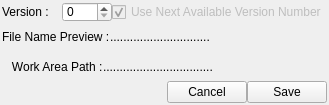
<?xml version="1.0" encoding="UTF-8"?>
<ui version="4.0">
 <class>MainWindow</class>
 <widget class="QMainWindow" name="MainWindow">
  <property name="geometry">
   <rect>
    <x>0</x>
    <y>0</y>
    <width>318</width>
    <height>105</height>
   </rect>
  </property>
  <property name="windowTitle">
   <string>MainWindow</string>
  </property>
  <widget class="QWidget" name="centralwidget">
   <layout class="QGridLayout" name="gridLayout">
    <property name="horizontalSpacing">
     <number>2</number>
    </property>
    <property name="verticalSpacing">
     <number>0</number>
    </property>
    <property name="margin">
     <number>2</number>
    </property>
    <item row="0" column="0">
     <layout class="QHBoxLayout" name="horizontalLayout">
      <item>
       <widget class="QLabel" name="label">
        <property name="sizePolicy">
         <sizepolicy hsizetype="Fixed" vsizetype="Preferred">
          <horstretch>0</horstretch>
          <verstretch>0</verstretch>
         </sizepolicy>
        </property>
        <property name="minimumSize">
         <size>
          <width>60</width>
          <height>20</height>
         </size>
        </property>
        <property name="text">
         <string>Version :</string>
        </property>
       </widget>
      </item>
      <item>
       <widget class="QSpinBox" name="version_sb">
        <property name="sizePolicy">
         <sizepolicy hsizetype="Fixed" vsizetype="Fixed">
          <horstretch>0</horstretch>
          <verstretch>0</verstretch>
         </sizepolicy>
        </property>
        <property name="minimumSize">
         <size>
          <width>50</width>
          <height>20</height>
         </size>
        </property>
       </widget>
      </item>
      <item>
       <widget class="QCheckBox" name="useNextVersion_cb">
        <property name="enabled">
         <bool>false</bool>
        </property>
        <property name="text">
         <string>Use Next Available Version Number</string>
        </property>
        <property name="checkable">
         <bool>true</bool>
        </property>
        <property name="checked">
         <bool>true</bool>
        </property>
       </widget>
      </item>
     </layout>
    </item>
    <item row="1" column="0">
     <layout class="QHBoxLayout" name="horizontalLayout_2">
      <item>
       <widget class="QLabel" name="label_6">
        <property name="sizePolicy">
         <sizepolicy hsizetype="Fixed" vsizetype="Preferred">
          <horstretch>0</horstretch>
          <verstretch>0</verstretch>
         </sizepolicy>
        </property>
        <property name="text">
         <string>File Name Preview :</string>
        </property>
       </widget>
      </item>
      <item>
       <widget class="QLabel" name="fileNamePre_l">
        <property name="text">
         <string>..............................</string>
        </property>
       </widget>
      </item>
     </layout>
    </item>
    <item row="2" column="0">
     <layout class="QHBoxLayout" name="horizontalLayout_3">
      <item>
       <widget class="QLabel" name="label_4">
        <property name="sizePolicy">
         <sizepolicy hsizetype="Fixed" vsizetype="Preferred">
          <horstretch>0</horstretch>
          <verstretch>0</verstretch>
         </sizepolicy>
        </property>
        <property name="text">
         <string>   Work Area Path :</string>
        </property>
       </widget>
      </item>
      <item>
       <widget class="QLabel" name="workAreaPath_l">
        <property name="text">
         <string>.................................</string>
        </property>
       </widget>
      </item>
     </layout>
    </item>
    <item row="3" column="0">
     <layout class="QHBoxLayout" name="horizontalLayout_4">
      <item>
       <spacer name="horizontalSpacer">
        <property name="orientation">
         <enum>Qt::Horizontal</enum>
        </property>
        <property name="sizeHint" stdset="0">
         <size>
          <width>138</width>
          <height>20</height>
         </size>
        </property>
       </spacer>
      </item>
      <item>
       <widget class="QPushButton" name="cancel_pb">
        <property name="text">
         <string>Cancel</string>
        </property>
       </widget>
      </item>
      <item>
       <widget class="QPushButton" name="save_pb">
        <property name="text">
         <string>Save</string>
        </property>
       </widget>
      </item>
     </layout>
    </item>
   </layout>
  </widget>
 </widget>
 <resources/>
 <connections/>
</ui>
